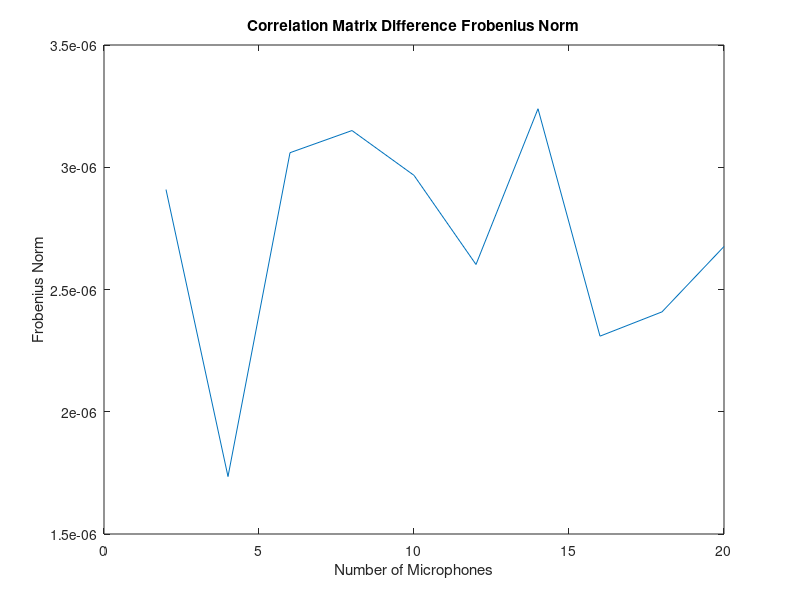

Write the MATLAB code that produced this figure. (Note: this script raises an error after producing the figure.)
%% Clears
clc; clear all; close all;


%% Check Empirical Correlation Matrix
monte_carlo_num = 500;
n = 1024;
num_of_mics = 4;
x = randn(num_of_mics, n);
for i = 1 : num_of_mics
    x(i, :) = x(i, :) / norm(x(i, :));
end
cov = zeros(num_of_mics);

for i = 1 : monte_carlo_num
    cov = cov + x * x';
end

cov = cov / monte_carlo_num;


%% Frobenius Norm
fro_norm = zeros(10, 1);
for i = 1 : 10
    a = ones(i);
    b = a * 1.1;
    fro_norm(i) = norm(b - a, 'fro') / size(a, 1);
end
plot(fro_norm)


%% Random Definitions
lambda = 0.087214428857715;
delta = lambda / 2;

sig_length = 8192;
target_gain = 1;
signal_target = randn(1, sig_length) + 1j * randn(1, sig_length);
signal_target = target_gain * signal_target / norm(signal_target);
target_pos = 100 * randn(1, 2);

SIR_dB = 10;
inter_gain = target_gain / 10^(SIR_dB / 20);
inter_sig = randn(1, sig_length) + 1j * randn(1, sig_length);
inter_sig = inter_gain * inter_sig / norm(inter_sig);
inter_pos = [200 200];

monte_carlo_num = 300;


%% Monte Carlo Correlation Matrix
num_of_mics = 2 : 2 : 20;
SNR_dB = 50;
noise_gain = target_gain / 10^(SNR_dB / 20);  % Epsilon
cov_mat_error = zeros(length(num_of_mics), 1);

for index = 1 : length(num_of_mics)
    m = num_of_mics(index);
    m_lin = (0 : m - 1)';
    mics_pos_mat = [m_lin * delta, zeros(m, 1)];
    phase_mic = zeros(m, 1);
    phi_y = zeros(m);
    for monte_carlo_index = 1 : monte_carlo_num
        added_noise = randn(m, sig_length) + 1j * randn(m, sig_length);
        for i = 1 : m
            phase_mic(i) = norm(mics_pos_mat(i, :) - target_pos) / lambda;
            added_noise(i, :) = noise_gain * (added_noise(i, :) / norm(added_noise(i, :)));
        end
        steering_vec = exp(-1j * 2 * pi * phase_mic);
        mics_sig = steering_vec * signal_target;
        noise_mics_sig = mics_sig + added_noise;
        steering_vec = steering_vec / steering_vec(1);

        phi_y = phi_y + noise_mics_sig * noise_mics_sig';
    end
    phi_y = phi_y / monte_carlo_num;
    theoretical_correlation = steering_vec * steering_vec' + noise_gain^2 * eye(m);
    cov_mat_error(index) = norm(theoretical_correlation - phi_y, 'fro') / num_of_mics(index);
end

figure(1);
plot(num_of_mics, cov_mat_error);
title("Correlation Matrix Difference Frobenius Norm")
xlabel("Number of Microphones")
ylabel("Frobenius Norm")


%% Constant SNR, Changing Number of Microphones
num_of_mics = [1 2 : 2 : 20];
SNR_dB = 10;
noise_gain = target_gain / 10^(SNR_dB / 20);  % Epsilon
mse = zeros(1, length(num_of_mics));
mse_noisy_h_mvdr = zeros(1, length(num_of_mics));
mse_theoretical = zeros(1, length(num_of_mics));
h_mvdr_noise_gain = sqrt(0.0001);
cov_error = zeros(1, length(num_of_mics));
inv_cov_error = zeros(1, length(num_of_mics));

for monte_carlo_index = 1 : monte_carlo_num
    for index = 1 : length(num_of_mics)
        m = num_of_mics(index);
        m_lin = (0 : m - 1)';
        mics_pos_mat = [m_lin * delta, zeros(m, 1)];
        phase_mic = zeros(m, 1);
        added_noise = randn(m, sig_length) + 1j * randn(m, sig_length);
        for i = 1 : m
            phase_mic(i) = norm(mics_pos_mat(i, :) - target_pos) / lambda;
            added_noise(i, :) = noise_gain * (added_noise(i, :) / norm(added_noise(i, :)));
        end
        steering_vec = exp(-1j * 2 * pi * phase_mic);
        mics_sig = steering_vec * signal_target;
        noise_mics_sig = mics_sig + added_noise;
        steering_vec = steering_vec / steering_vec(1);

        phi_y = noise_mics_sig * noise_mics_sig';
        [h_mvdr, estimated_sig] = MvdrCoefficients(steering_vec, phi_y, noise_mics_sig);

        h_mvdr_coeff_noise = h_mvdr_noise_gain * randn(num_of_mics(index), 1) + ...
            1j * h_mvdr_noise_gain * randn(num_of_mics(index), 1);
        h_mvdr_noisy = h_mvdr + h_mvdr_coeff_noise;
        estimated_sig_noisy_h_mvdr = h_mvdr_noisy' * noise_mics_sig;

        theoretical_cor = steering_vec * steering_vec' + noise_gain^2 * eye(m);
        [h_mvdr_theoretical, estimated_sig_theoretical] = MvdrCoefficients(...
            steering_vec, theoretical_cor, noise_mics_sig);

        cov_error(index) = cov_error(index) + norm(theoretical_cor - phi_y, 'fro') / num_of_mics(index);
        inv_cov_error(index) = inv_cov_error(index) + norm(pinv(theoretical_cor) - pinv(phi_y), 'fro') / num_of_mics(index);

        first_mic_clean_norm = norm(mics_sig(1, :))^2;
        mse(index) = mse(index) + norm(estimated_sig - mics_sig(1, :))^2 / first_mic_clean_norm;
        mse_noisy_h_mvdr(index) = mse_noisy_h_mvdr(index) + norm(estimated_sig_noisy_h_mvdr - mics_sig(1, :))^2 / ...
            first_mic_clean_norm;
        mse_theoretical(index) = mse_theoretical(index) + ...
            norm(estimated_sig_theoretical - mics_sig(1, :))^2 / first_mic_clean_norm;
    end
end
mse = mse / monte_carlo_num;
mse_noisy_h_mvdr = mse_noisy_h_mvdr / monte_carlo_num;
mse_theoretical = mse_theoretical / monte_carlo_num;
cov_error = cov_error / monte_carlo_num;

figure(2);
hold on
plot(num_of_mics, mse)
plot(num_of_mics, mse_noisy_h_mvdr)
plot(num_of_mics, mse_theoretical)
title("NMSE Error of Estimated Signal")
ylabel("NMSE")
xlabel("Number of Microphones")
legend("Empirical Correlation Matrix", "Empirical Correlation Matrix with Noisy MVDR Coeff", "Theoretical Correlation Matrix")
hold off

figure(3);
plot(num_of_mics, cov_error)
title("Correlation Matrix Difference Frobenius Norm")
xlabel("Number of Microphones")
ylabel("Frobenius Norm")

figure(4);
plot(num_of_mics, inv_cov_error)
title("Inverse Correlation Matrix Difference Frobenius Norm")
xlabel("Number of Microphones")
ylabel("Frobenius Norm")


%% Constant Number of Microphones, Changing SNR
m = 12;
SNR_dB = linspace(-20, 40, 13);
SNR_lin = 10.^(SNR_dB / 20);
mse = zeros(1, length(SNR_dB));
mse_theoretical = zeros(1, length(SNR_dB));
mse_mvdr = zeros(1, length(SNR_dB));
cov_error = zeros(1, length(SNR_dB));
inv_cov_error = zeros(1, length(SNR_dB));

m_lin = (0 : m - 1)';
mics_pos_mat = [m_lin * delta, zeros(m, 1)];
phase_mic = zeros(m, 1);
for i = 1 : m
    phase_mic(i) = norm(mics_pos_mat(i, :) - target_pos) / lambda;
end
steering_vec = exp(-1j * 2 * pi * phase_mic);
mics_sig = steering_vec * signal_target;

for monte_carlo_index = 1 : monte_carlo_num
    for index = 1 : length(SNR_dB)
        noise_gain = target_gain / SNR_lin(index);
        added_noise = randn(size(mics_sig)) + 1j * randn(size(mics_sig));
        for i = 1 : m
            added_noise(i, :) = noise_gain * (added_noise(i, :) / norm(added_noise(i, :)));
        end
        noise_mics_sig = mics_sig + added_noise;
        steering_vec = steering_vec / steering_vec(1);

        phi_y = noise_mics_sig * noise_mics_sig';
        [h_mvdr, estimated_sig] = MvdrCoefficients(steering_vec, phi_y, noise_mics_sig);

        theoretical_cor = steering_vec * steering_vec' + noise_gain^2 * eye(m);
        [h_mvdr_theoretical, estimated_sig_theoretical] = MvdrCoefficients(...
            steering_vec, theoretical_cor, noise_mics_sig);

        cov_error(index) = cov_error(index) + norm(theoretical_cor - phi_y, 'fro') / m;
        inv_cov_error(index) = inv_cov_error(index) + norm(pinv(theoretical_cor) - pinv(phi_y), 'fro') / m;

        first_mic_clean_norm = norm(mics_sig(1, :))^2;
        mse(index) = mse(index) + norm(estimated_sig - mics_sig(1, :))^2 / first_mic_clean_norm;
        mse_theoretical(index) = mse_theoretical(index) + ...
            norm(estimated_sig_theoretical - mics_sig(1, :))^2 / first_mic_clean_norm;
    end
end
mse = mse / monte_carlo_num;
mse_theoretical = mse_theoretical / monte_carlo_num;
mse_mvdr = mse_mvdr / monte_carlo_num;
cov_error = cov_error / monte_carlo_num;
inv_cov_error = inv_cov_error / monte_carlo_num;


figure(5);
hold on
plot(SNR_dB, 10 * log10(mse))
plot(SNR_dB, 10 * log10(mse_theoretical))
title("Log NMSE Error of Estimated Signal")
ylabel("NMSE [dB]")
xlabel("SNR [dB]")
legend("Empirical Correlation Matrix", "Theoretical Correlation Matrix")
hold off

figure(6);
plot(SNR_dB, cov_error)
title("Correlation Matrix Difference Frobenius Norm")
xlabel("SNR [dB]")
ylabel("Frobenius Norm")

figure(7);
plot(SNR_dB, inv_cov_error)
title("Inverse Correlation Matrix Difference Frobenius Norm")
xlabel("SNR [dB]")
ylabel("Frobenius Norm")


%% Constant Number of Microphones, Constant SNR, Changing Number of Samples
n_samples = [128 256 512 1024 2048 4096 8192 16384 32768 65536 131072 262144];
SNR_dB = 10;
noise_gain = target_gain / 10^(SNR_dB / 20);  % Epsilon

m = 12;
m_lin = (0 : m - 1)';
mics_pos_mat = [m_lin * delta, zeros(m, 1)];

mse = zeros(1, length(n_samples));
mse_theoretical = zeros(1, length(n_samples));
cov_error = zeros(1, length(n_samples));
inv_cov_error = zeros(1, length(n_samples));

phase_mic = zeros(m, 1);
for i = 1 : m
    phase_mic(i) = norm(mics_pos_mat(i, :) - target_pos) / lambda;
end
steering_vec = exp(-1j * 2 * pi * phase_mic);
steering_vec_norm = steering_vec / steering_vec(1);

for monte_carlo_index = 1 : monte_carlo_num
    for index = 1 : length(n_samples)
        n = n_samples(index);
        signal_target_n_samples = randn(1, n) + 1j * randn(1, n);
        signal_target_n_samples = target_gain * signal_target_n_samples / norm(signal_target_n_samples);
        mics_sig = steering_vec * signal_target_n_samples;
        added_noise = randn(size(mics_sig)) + 1j * randn(size(mics_sig));
        for i = 1 : m
            added_noise(i, :) = noise_gain * (added_noise(i, :) / norm(added_noise(i, :)));
        end
        noise_mics_sig = mics_sig + added_noise;

        phi_y = noise_mics_sig * noise_mics_sig';
        [h_mvdr, estimated_sig] = MvdrCoefficients(steering_vec_norm, phi_y, noise_mics_sig);

        theoretical_cor = steering_vec_norm * steering_vec_norm' + noise_gain^2 * eye(m);
        [h_mvdr_theoretical, estimated_sig_theoretical] = MvdrCoefficients(...
            steering_vec_norm, theoretical_cor, noise_mics_sig);

        cov_error(index) = cov_error(index) + norm(theoretical_cor - phi_y, 'fro') / m;
        inv_cov_error(index) = inv_cov_error(index) + norm(pinv(theoretical_cor) - pinv(phi_y), 'fro') / m;

        mse(index) = mse(index) + norm(estimated_sig - mics_sig(1, :))^2 / n;
        mse_theoretical(index) = mse_theoretical(index) + ...
            norm(estimated_sig_theoretical - mics_sig(1, :))^2 / n;
    end
end
mse = mse / monte_carlo_num;
mse_theoretical = mse_theoretical / monte_carlo_num;
cov_error = cov_error / monte_carlo_num;
inv_cov_error = inv_cov_error / monte_carlo_num;

figure(8);
hold on
plot(log2(n_samples), 10 * log10(mse))
plot(log2(n_samples), 10 * log10(mse_theoretical))
title("Log MSE Error of Estimated Signal")
ylabel("Log MSE")
xlabel("Log2 Number of Samples")
legend("Empirical Correlation Matrix", "Theoretical Correlation Matrix")
hold off

figure(9);
plot(log2(n_samples), cov_error)
title("Correlation Matrix Difference Frobenius Norm")
xlabel("Log2 Number of Samples")
ylabel("Frobenius Norm")

figure(10);
plot(log2(n_samples), inv_cov_error)
title("Inverse Correlation Matrix Difference Frobenius Norm")
xlabel("Log2 Number of Samples")
ylabel("Frobenius Norm")


%% Constant SNR, Chaning Number of Microphones, With Interference
num_of_mics = [1 2 : 2: 20];
SNR_dB = 10;
noise_gain = target_gain / 10^(SNR_dB / 20);
mse = zeros(1, length(num_of_mics));
mse_theoretical = zeros(1, length(num_of_mics));

for monte_carlo_index = 1 : monte_carlo_num
    for index = 1 : length(num_of_mics)
        m = num_of_mics(index);
        m_lin = (0 : m - 1)';
        mics_pos_mat = [m_lin * delta, zeros(m, 1)];
        phase_mic = zeros(m, 1);
        phase_mic_inter = zeros(m, 1);
        added_noise = randn(m, sig_length) + 1j * randn(m, sig_length);
        for i = 1 : m
            phase_mic(i) = norm(mics_pos_mat(i, :) - target_pos) / lambda;
            phase_mic_inter(i) = norm(mics_pos_mat(i, :) - inter_pos) / lambda;
            added_noise(i, :) = noise_gain * (added_noise(i, :) / norm(added_noise(i, :)));
        end
        steering_vec = exp(-1j * 2 * pi * phase_mic);
        steering_vec_inter = exp(-1j * 2 * pi * phase_mic_inter);
        mics_sig_clean = steering_vec * signal_target;
        mics_sig = mics_sig_clean + steering_vec_inter * inter_sig;
        noise_mics_sig = mics_sig + added_noise;
        steering_vec = steering_vec / steering_vec(1);
        steering_vec_inter = steering_vec_inter / steering_vec_inter(1);

        phi_y = noise_mics_sig * noise_mics_sig';
        [h_mvdr, estimated_sig] = MvdrCoefficients(steering_vec, phi_y, noise_mics_sig);

        theoretical_cor = steering_vec * steering_vec' + ...
            inter_gain^2 * (steering_vec_inter * steering_vec_inter') + ...
            noise_gain^2 * eye(m);
        [h_mvdr_theoretical, estimated_sig_theoretical] = MvdrCoefficients(...
            steering_vec, theoretical_cor, noise_mics_sig);

        first_mic_clean_norm = norm(mics_sig(1, :))^2;
        mse(index) = mse(index) + norm(estimated_sig - mics_sig_clean(1, :))^2 / first_mic_clean_norm;
        mse_theoretical(index) = mse_theoretical(index) + ...
            norm(estimated_sig_theoretical - mics_sig_clean(1, :))^2 / first_mic_clean_norm;
    end
end
mse = mse / monte_carlo_num;
mse_theoretical = mse_theoretical / monte_carlo_num;

figure(11);
hold on
plot(num_of_mics, mse)
plot(num_of_mics, mse_theoretical)
title("NMSE Error of Estimated Signal")
ylabel("NMSE")
xlabel("Number of Microphones")
legend("Empirical Correlation Matrix", "Theoretical Correlation Matrix")
hold off


%% Constant Number of Microphones, Constant SNR, With Interference Changing Number of Samples
n_samples = [128 256 512 1024 2048 4096 8192 16384 32768 65536 131072 262144];
SNR_dB = 10;
noise_gain = target_gain / 10^(SNR_dB / 20);  % Epsilon
SIR_dB_n_samples = 10;
inter_gain_n_samples = target_gain / 10^(SIR_dB_n_samples / 20);

m = 12;
m_lin = (0 : m - 1)';
mics_pos_mat = [m_lin * delta, zeros(m, 1)];

mse = zeros(1, length(n_samples));
mse_theoretical = zeros(1, length(n_samples));

phase_mic = zeros(m, 1);
phase_mic_inter = zeros(m, 1);
for i = 1 : m
    phase_mic(i) = norm(mics_pos_mat(i, :) - target_pos) / lambda;
    phase_mic_inter(i) = norm(mics_pos_mat(i, :) - inter_pos) / lambda;
end
steering_vec = exp(-1j * 2 * pi * phase_mic);
steering_vec_inter = exp(-1j * 2 * pi * phase_mic_inter);
steering_vec_norm = steering_vec / steering_vec(1);
steering_vec_inter_norm = steering_vec_inter / steering_vec_inter(1);

for monte_carlo_index = 1 : monte_carlo_num
    for index = 1 : length(n_samples)
        n = n_samples(index);
        signal_target_n_samples = randn(1, n) + 1j * randn(1, n);
        signal_target_n_samples = target_gain * signal_target_n_samples / norm(signal_target_n_samples);
        inter_sig_n_samples = randn(1, n) + 1j * randn(1, n);
        inter_sig_n_samples = inter_gain_n_samples * inter_sig_n_samples / norm(inter_sig_n_samples);
        mics_sig_clean = steering_vec * signal_target_n_samples;
        mics_sig = mics_sig_clean + steering_vec_inter * inter_sig_n_samples; 
        added_noise = randn(size(mics_sig)) + 1j * randn(size(mics_sig));
        for i = 1 : m
            added_noise(i, :) = noise_gain * (added_noise(i, :) / norm(added_noise(i, :)));
        end
        noise_mics_sig = mics_sig + added_noise;

        phi_y = noise_mics_sig * noise_mics_sig';
        [h_mvdr, estimated_sig] = MvdrCoefficients(steering_vec_norm, phi_y, noise_mics_sig);

        theoretical_cor = steering_vec_norm * steering_vec_norm' + ...
            inter_gain_n_samples^2 * (steering_vec_inter_norm * steering_vec_inter_norm') + ...
            noise_gain^2 * eye(m);
        [h_mvdr_theoretical, estimated_sig_theoretical] = MvdrCoefficients(...
            steering_vec_norm, theoretical_cor, noise_mics_sig);

        mse(index) = mse(index) + norm(estimated_sig - mics_sig_clean(1, :))^2 / n;
        mse_theoretical(index) = mse_theoretical(index) + ...
            norm(estimated_sig_theoretical - mics_sig_clean(1, :))^2 / n;
    end
end
mse = mse / monte_carlo_num;
mse_theoretical = mse_theoretical / monte_carlo_num;

figure(5);
hold on
plot(log2(n_samples), mse)
plot(log2(n_samples), mse_theoretical)
title("MSE Error of Estimated Signal")
ylabel("MSE")
xlabel("Log2 Number of Samples")
legend("Empirical Correlation Matrix", "Theoretical Correlation Matrix")
hold off


%% Constant SNR, Constant Number of Microphones, With Interference, Changing Interference Gain
m = 12;
SNR_dB = 10;
SIR_dB_list = [-20 -10 0 10 20 30 40];
inter_gain_list = target_gain ./ 10.^(SIR_dB_list / 20);
noise_gain = target_gain / 10^(SNR_dB / 20);
mse = zeros(1, length(SIR_dB_list));
mse_theoretical = zeros(1, length(SIR_dB_list));
inter_sig_g = randn(1, sig_length) + 1j * randn(1, sig_length);

m_lin = (0 : m - 1)';
mics_pos_mat = [m_lin * delta, zeros(m, 1)];
phase_mic = zeros(m, 1);
phase_mic_inter = zeros(m, 1);
for i = 1 : m
    phase_mic(i) = norm(mics_pos_mat(i, :) - target_pos) / lambda;
    phase_mic_inter(i) = norm(mics_pos_mat(i, :) - inter_pos) / lambda;
end
steering_vec = exp(-1j * 2 * pi * phase_mic);
steering_vec_inter = exp(-1j * 2 * pi * phase_mic_inter);
steering_vec_normalized = steering_vec / steering_vec(1);
steering_vec_inter_normalized = steering_vec_inter / steering_vec_inter(1);

for monte_carlo_index = 1 : monte_carlo_num
    for index = 1 : length(SIR_dB_list)
        inter_sig_with_gain = inter_gain_list(index) * inter_sig_g / norm(inter_sig_g);
        mics_sig = steering_vec * signal_target + steering_vec_inter * inter_sig_with_gain;
        added_noise = randn(size(mics_sig)) + 1j * randn(size(mics_sig));
        for i = 1 : m
            added_noise(i, :) = noise_gain * (added_noise(i, :) / norm(added_noise(i, :)));
        end
        noise_mics_sig = mics_sig + added_noise;
    
        phi_y = noise_mics_sig * noise_mics_sig';
        [h_mvdr, estimated_sig] = MvdrCoefficients(steering_vec_normalized, phi_y, noise_mics_sig);

        theoretical_cor = steering_vec_normalized * steering_vec_normalized' + ...
            inter_gain_list(index)^2 * (steering_vec_inter_normalized * steering_vec_inter_normalized') + ...
            noise_gain^2 * eye(m);
        [h_mvdr_theoretical, estimated_sig_theoretical] = MvdrCoefficients(...
            steering_vec_normalized, theoretical_cor, noise_mics_sig);
    
        mse(index) = mse(index) + norm(estimated_sig - mics_sig(1, :))^2 / length(signal_target);
        mse_theoretical(index) = mse_theoretical(index) + ...
            norm(estimated_sig_theoretical - mics_sig(1, :))^2 / length(signal_target);
    end
end
mse = mse / monte_carlo_num;
mse_theoretical = mse_theoretical / monte_carlo_num;

figure(6);
hold on
plot(SIR_dB_list, 10 * log10(mse))
plot(SIR_dB_list, 10 * log10(mse_theoretical))
title("Log MSE Error of Estimated Signal Empirical Correlation Matrix")
ylabel("MSE [dB]")
xlabel("SIR [dB]")
legend("Empirical Correlation Matrix", "Theoretical Correlation Matrix")
hold off


%% Constant SNR, Constant Number of Microphones, With Interference, Changing Interference Position
m = 12;
SNR_dB = -20;
angles = linspace(0, pi, 13);
inter_pos_list = norm(target_pos) * [cos(angles)' sin(angles)'];
noise_gain = target_gain / 10^(SNR_dB / 20);
mse = zeros(1, length(inter_pos_list));
mse_theoretical = zeros(1, length(inter_pos_list));

m_lin = (0 : m - 1)';
mics_pos_mat = [m_lin * delta, zeros(m, 1)];

for monte_carlo_index = 1 : monte_carlo_num
    for index = 1 : length(inter_pos_list)
        phase_mic = zeros(m, 1);
        phase_mic_inter = zeros(m, 1);
        added_noise = randn(m, sig_length) + 1j * randn(m, sig_length);
        for i = 1 : m
            phase_mic(i) = norm(mics_pos_mat(i, :) - target_pos) / lambda;
            phase_mic_inter(i) = norm(mics_pos_mat(i, :) - inter_pos_list(index)) / lambda;
            added_noise(i, :) = noise_gain * (added_noise(i, :) / norm(added_noise(i, :)));
        end
        steering_vec = exp(-1j * 2 * pi * phase_mic);
        steering_vec_inter = exp(-1j * 2 * pi * phase_mic_inter);
        mics_sig_clean = steering_vec * signal_target;
        mics_sig = mics_sig_clean + steering_vec_inter * inter_sig;
        noise_mics_sig = mics_sig + added_noise;
        steering_vec = steering_vec / steering_vec(1);
        steering_vec_inter = steering_vec_inter / steering_vec_inter(1);

        phi_y = noise_mics_sig * noise_mics_sig';
        [h_mvdr, estimated_sig] = MvdrCoefficients(steering_vec, phi_y, noise_mics_sig);

        theoretical_cor = steering_vec * steering_vec' + ...
            inter_gain^2 * (steering_vec_inter * steering_vec_inter') + ...
            noise_gain^2 * eye(m);
        [h_mvdr_theoretical, estimated_sig_theoretical] = MvdrCoefficients(...
            steering_vec, theoretical_cor, noise_mics_sig);

        first_mic_clean_norm = norm(mics_sig(1, :))^2;
        mse(index) = mse(index) + norm(estimated_sig - mics_sig_clean(1, :))^2 / first_mic_clean_norm;
        mse_theoretical(index) = mse_theoretical(index) + ...
            norm(estimated_sig_theoretical - mics_sig_clean(1, :))^2 / first_mic_clean_norm;
    end
end
mse = mse / monte_carlo_num;
mse_theoretical = mse_theoretical / monte_carlo_num;

figure(7);
hold on
plot(angles * 180 / pi, mse)
plot(angles * 180 / pi, mse_theoretical)
xline(135)
title("NMSE Error of Estimated Signal")
ylabel("NMSE")
xlabel("Angle [rad]")
legend("Empirical Correlation Matrix", "Theoretical Correlation Matrix")
hold off
